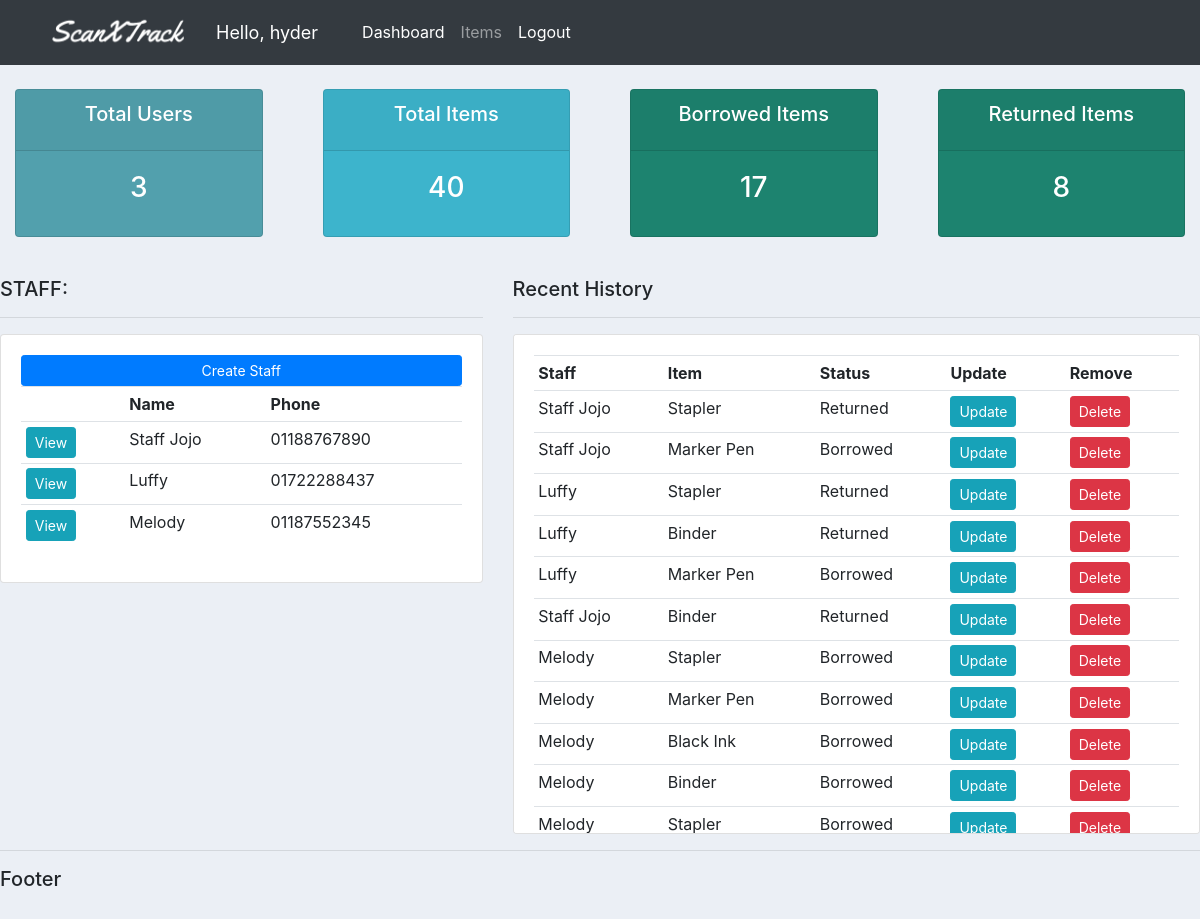
The app's page / (signed in) with its own data.
### accounts/models.py (models this page shows, shortened)
class Staff(models.Model):
    name = models.CharField(max_length=200, null=True)
    phone = models.CharField(max_length=200, null=True)
    email = models.CharField(max_length=200, null=True)
    date_created = models.DateTimeField(auto_now_add=True)
    def __str__(self):
        return self.name

class Borrowed_items(models.Model):
    STATUS = (
        ('Borrowed','Borrowed'),
        ('Returned','Returned')
    )
    staff = models.ForeignKey(Staff, null=True, on_delete=models.SET_NULL)
    item = models.ForeignKey(Item, null=True, on_delete=models.SET_NULL)
    status = models.CharField(max_length=200, null=True, choices=STATUS)
    date_created = models.DateTimeField(auto_now_add=True)

class Item(models.Model):
    name = models.CharField(max_length=200, null=True)
    description = models.CharField(max_length=200, null=True, blank=True)
    amount = models.IntegerField(null=True)
    date_created = models.DateTimeField(auto_now_add=True)
    def __str__(self):
        return self.name

### accounts/views.py (the view)
# urls.py: path('', views.home, name="home"),
@login_required(login_url="login")
def home(request):
    borrowed_items = Borrowed_items.objects.all()
    staff = Staff.objects.all()
    items = Item.objects.all()
    total_staff = staff.count()
    total_amount = sum(item.amount for item in items)
    borrowed = borrowed_items.filter(status="Borrowed").count()
    returned = borrowed_items.filter(status="Returned").count()
    context = {
        "borrowed_items": borrowed_items,
        "staff": staff,
        "items": staff,
        "total_staff": total_staff,
        "borrowed": borrowed,
        "returned": returned,
        "total_amount": total_amount,
    }
    return render(request, "accounts/dashboard.html", context)

### accounts/templates/accounts/dashboard.html
{% extends 'accounts/main.html' %} {% block content %}
{%include 'accounts/status.html'%}
<br />
<div class="row">
  <div class="col-md-5">
    <h5>STAFF:</h5>
    <hr />
    <div class="card card-body table-responsive " style="max-height: 400px; overflow-y: auto;">
      <a class="btn btn-primary btn-sm btn-block" href="">Create Staff </a>
      <table class="table table-sm">
        <tr>
          <th></th>
          <th>Name</th>
          <th>Phone</th>
        </tr>
        {% for i in staff %}
        <tr>
          <td>
            <a class="btn btn-sm btn-info" href="{% url 'staff' i.id %}">View</a>
          </td>
          <td>{{i.name}}</td>
          <td>{{i.phone}}</td>
        </tr>
        {% endfor %}
      </table>
    </div>
  </div>
  <div class="col-md-7">
    <h5>Recent History</h5>
    <hr />
    <div class="card card-body table-responsive " style="max-height: 500px; overflow-y: auto;">
      <table class="table table-sm">
        <tr>
          <th>Staff</th>
          <th>Item</th>
          <th>Status</th>
          <th>Update</th>
          <th>Remove</th>
        </tr>
        {% for i in borrowed_items %}
        <tr>
          <td>{{i.staff}}</td>
          <td>{{i.item}}</td>
          <td>{{i.status}}</td>
          <td>
            <a class="btn btn-sm btn-info" href="{% url 'update_borrow' i.id %}">Update</a>
          </td>
          <td><a class="btn btn-sm btn-danger" href="{% url 'delete_borrow' i.id %}">Delete</a></td>
        </tr>
        {% endfor %}
      </table>
    </div>
  </div>
</div>
{% endblock content %}

### accounts/templates/accounts/navbar.html (shortened to what this page needs)
{% load static %}
<nav class="navbar navbar-expand-lg navbar-dark bg-dark">
  <img id="logo" src="{% static 'images/logo.png' %}" />
  <span class="hello-msg">Hello, {{request.user}}</span>
  <div class="collapse navbar-collapse" id="navbarNav">
    <ul class="navbar-nav">
      <li class="nav-item active">
        <a class="nav-link" href="{% url 'home' %}">Dashboard </a>
      </li>
      <li class="nav-item">
        <a class="nav-link" href="{% url 'items' %}">Items</a>
      </li>
      <li class="nav-item active">
        <a class="nav-link" href="{% url 'logout' %}">Logout</a>
      </li>
  </div>
</nav>

### static/css/main.css (style rules this page uses)
#logo { width: 200px; height: auto; }
body { background-color: #ebeff5; }

### accounts/templates/accounts/navbar.html (style rules this page uses)
.hello-msg { font-size: 18px; color: #fff; margin-right: 20px; }

### records on screen
Staff: name "Staff Jojo", phone "01188767890"
Staff: name "Luffy", phone "01722288437"
Staff: name "Melody", phone "01187552345"
Borrowed_items: staff "Staff Jojo", item "Stapler", status "Returned"
Borrowed_items: staff "Staff Jojo", item "Marker Pen", status "Borrowed"
Borrowed_items: staff "Luffy", item "Stapler", status "Returned"
Borrowed_items: staff "Luffy", item "Binder", status "Returned"
Borrowed_items: staff "Luffy", item "Marker Pen", status "Borrowed"
Borrowed_items: staff "Staff Jojo", item "Binder", status "Returned"
Borrowed_items: staff "Melody", item "Stapler", status "Borrowed"
Borrowed_items: staff "Melody", item "Marker Pen", status "Borrowed"
Borrowed_items: staff "Melody", item "Black Ink", status "Borrowed"
Borrowed_items: staff "Melody", item "Binder", status "Borrowed"
Borrowed_items: staff "Melody", item "Stapler", status "Borrowed"

### other values on screen
{{ request.user }} "hyder"
{{ total_staff }} "3"
{{ total_amount }} "40"
{{ borrowed }} "17"
{{ returned }} "8"
